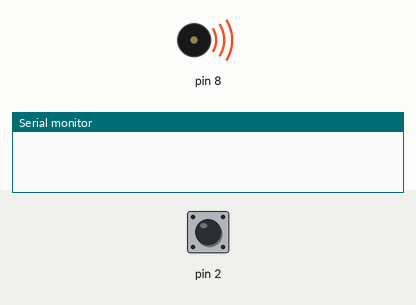
Recording of a sketch running on a simulated Arduino Uno, built with avr-gcc and run on an emulated ATmega328P. On the bench: buzzer (waves = sounding), the last lines printed to the serial monitor. Inputs (shaded band) come from the test bench; at power-on: pin 2 HIGH.

Above: at 0.1 s.
At 1.4 s:
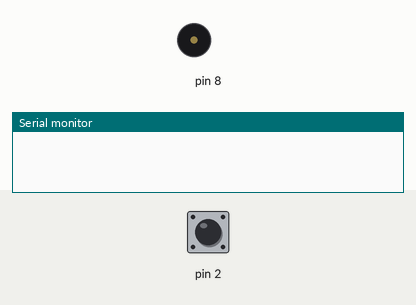
1.5 s: pin 2 pulled LOW for 3.2 s
At 3.6 s:
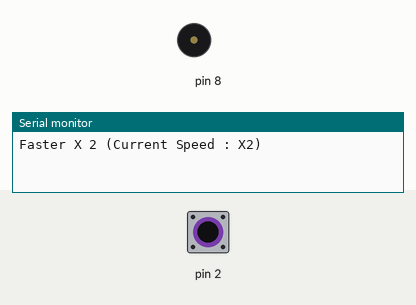
Timing chart, 0 to 5.7 s (numbered marks = the images above; inputs shaded):
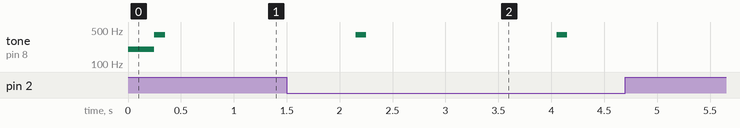

Measured:
- after the input at 1.5 s, tone on pin 8: alternates 400 Hz for 0.10 s and silent for 1.8 s, 4 changes in all, then stays silent, starting after 0.65 s

The sketch:

Quiz_1.ino
```cpp
void setup()
{
Serial.begin(9600);
pinMode(2,INPUT_PULLUP);
pinMode(3,0);//3,4,5,6,7,9,10,11,12,13
pinMode(4,0);
pinMode(5,0);
pinMode(6,0);
pinMode(7,0);
pinMode(9,0);
pinMode(10,0);
pinMode(11,0);
pinMode(12,0);
pinMode(13,0);
tone(8,200,500);
delay(250);
tone(8,400,100);

}
int n =1;
int x = 100;
void loop()
{
if(digitalRead(2)==1){
    digitalWrite(3,1);
delay(x);
digitalWrite(3,0);
digitalWrite(4,1);
delay(x);
digitalWrite(4,0);
digitalWrite(5,1);
delay(x);
digitalWrite(5,0);
digitalWrite(6,1);
delay(x);
digitalWrite(6,0);
digitalWrite(7,1);
delay(x);
digitalWrite(7,0);
digitalWrite(9,1);
delay(x);
digitalWrite(9,0);
digitalWrite(10,1);
delay(x);
digitalWrite(10,0);
digitalWrite(11,1);
delay(x);
digitalWrite(11,0);
digitalWrite(12,1);
delay(x);
digitalWrite(12,0);
digitalWrite(13,1);
delay(x);
digitalWrite(13,0);
digitalWrite(12,1);
delay(x);
digitalWrite(12,0);
digitalWrite(11,1);
delay(x);
digitalWrite(11,0);
digitalWrite(10,1);
delay(x);
digitalWrite(10,0);
digitalWrite(9,1);
delay(x);
digitalWrite(9,0);
digitalWrite(7,1);
delay(x);
digitalWrite(7,0);
digitalWrite(6,1);
delay(x);
digitalWrite(6,0);
digitalWrite(5,1);
delay(x);
digitalWrite(5,0);
digitalWrite(4,1);
delay(x);
digitalWrite(4,0);
delay(x);
}
if(digitalRead(2)==0){
tone(8,400,100);
if(n==1){
    x*2;
    Serial.println("Faster X 2 (Current Speed : X"+String(2)+")");
    n++;
    }
else if(n==2){
    x*2;
    Serial.println("Faster X 2 (Current Speed : X"+String(4)+")");
    n++;
}
else if(n==3){
    x*2;
    Serial.println("Faster X 2 (Current Speed : X"+String(8)+")");
    n++;
}
else if(n>3){
    x*2;
    Serial.println("Faster X 2 (Current Speed : X"+String(n*n)+")");
    n++;
}
digitalWrite(3,1);
delay(x);
digitalWrite(3,0);
digitalWrite(4,1);
delay(x);
digitalWrite(4,0);
digitalWrite(5,1);
delay(x);
digitalWrite(5,0);
digitalWrite(6,1);
delay(x);
digitalWrite(6,0);
digitalWrite(7,1);
delay(x);
digitalWrite(7,0);
digitalWrite(9,1);
delay(x);
digitalWrite(9,0);
digitalWrite(10,1);
delay(x);
digitalWrite(10,0);
digitalWrite(11,1);
delay(x);
digitalWrite(11,0);
digitalWrite(12,1);
delay(x);
digitalWrite(12,0);
digitalWrite(13,1);
delay(x);
digitalWrite(13,0);
digitalWrite(12,1);
delay(x);
digitalWrite(12,0);
digitalWrite(11,1);
delay(x);
digitalWrite(11,0);
digitalWrite(10,1);
delay(x);
digitalWrite(10,0);
digitalWrite(9,1);
delay(x);
digitalWrite(9,0);
digitalWrite(7,1);
delay(x);
digitalWrite(7,0);
digitalWrite(6,1);
delay(x);
digitalWrite(6,0);
digitalWrite(5,1);
delay(x);
digitalWrite(5,0);
digitalWrite(4,1);
delay(x);
digitalWrite(4,0);
delay(x);

}
}
```
